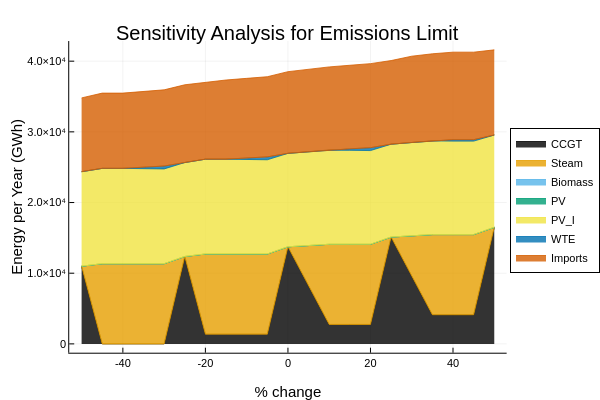

This figure's notebook cell:
### Markdown cell above
#### Sensitivity Analysis for Emissions Limit

### Code cell
results = analyze_parameter_sensitivity(
    model, 
    create_range(normalized_rhs(c5), -50:1:50),
    c5)
using Plots

areaplot(percentage_change, 
    results, 
    label=["CCGT" "Steam" "Biomass" "PV" "PV_I" "WTE" "Imports"], 
    xlabel="% change", 
    ylabel="Energy per Year (GWh)", 
    title="Sensitivity Analysis for Emissions Limit",
    yformatter=y->round(Int64, y÷(10^9),),
    opacity=0.8,
)

plot!(legend=(1, 0.7), legend_columns=-1)

### Figure 1 — Plotly figure (JSON) as saved in the notebook; plotly's stock layout.template omitted (floating-point values rounded to 4 significant figures)
{"data": [{"colorbar": {"len": 0.8657, "title": "", "x": 0.9934, "y": 0.5087}, "fill": "tozeroy", "fillcolor": "rgba(0, 0, 0, 0.800)", "legendgroup": "CCGT", "line": {"color": "rgba(0, 0, 0, 0.800)", "dash": "solid", "shape": "linear", "width": 1}, "mode": "lines", "name": "CCGT", "showlegend": true, "type": "scatter", "x": [-50, -45, -40, -35, -30, -25, -20, -15, -10, -5, 0, 5, 10, 15, 20, 25, 30, 35, 40, 45, 50], "xaxis": "x", "y": [10990880000000, 0, 0, 0, 0, 12364740000000, 1373860000000, 1373860000000, 1373860000000, 1373860000000, 13738600000000, 8243160000000, 2747720000000, 2747720000000, 2747720000000, 15112460000000, 9617020000000, 4121580000000, 4121580000000, 4121580000000, 16486320000000], "yaxis": "y"}, {"colorbar": {"len": 0.8657, "title": "", "x": 0.9934, "y": 0.5087}, "legendgroup": "Steam", "line": {"color": "rgba(230, 159, 0, 0.800)", "dash": "solid", "shape": "linear", "width": 1}, "mode": "lines", "name": "Steam", "showlegend": false, "type": "scatter", "x": [-50, -45, -40, -35, -30, -25, -20, -15, -10, -5, 0, 5, 10, 15, 20, 25, 30, 35, 40, 45, 50], "xaxis": "x", "y": [10990880000000, 0, 0, 0, 0, 12364740000000, 1373860000000, 1373860000000, 1373860000000, 1373860000000, 13738600000000, 8243160000000, 2747720000000, 2747720000000, 2747720000000, 15112460000000, 9617020000000, 4121580000000, 4121580000000, 4121580000000, 16486320000000], "yaxis": "y"}, {"colorbar": {"len": 0.8657, "title": "", "x": 0.9934, "y": 0.5087}, "fill": "tonexty", "fillcolor": "rgba(230, 159, 0, 0.800)", "legendgroup": "Steam", "line": {"color": "rgba(230, 159, 0, 0.800)", "dash": "solid", "shape": "linear", "width": 1}, "mode": "lines", "name": "Steam", "showlegend": true, "type": "scatter", "x": [-50, -45, -40, -35, -30, -25, -20, -15, -10, -5, 0, 5, 10, 15, 20, 25, 30, 35, 40, 45, 50], "xaxis": "x", "y": [10990880000000, 11344200000000, 11344200000000, 11344200000000, 11344200000000, 12364740000000, 12718060000000, 12718060000000, 12718060000000, 12718060000000, 13738600000000, 13915260000000, 14091920000000, 14091920000000, 14091920000000, 15112460000000, 15289120000000, 15465780000000, 15465780000000, 15465780000000, 16486320000000], "yaxis": "y"}, {"colorbar": {"len": 0.8657, "title": "", "x": 0.9934, "y": 0.5087}, "legendgroup": "Biomass", "line": {"color": "rgba(86, 180, 233, 0.800)", "dash": "solid", "shape": "linear", "width": 1}, "mode": "lines", "name": "Biomass", "showlegend": false, "type": "scatter", "x": [-50, -45, -40, -35, -30, -25, -20, -15, -10, -5, 0, 5, 10, 15, 20, 25, 30, 35, 40, 45, 50], "xaxis": "x", "y": [10990880000000, 11344200000000, 11344200000000, 11344200000000, 11344200000000, 12364740000000, 12718060000000, 12718060000000, 12718060000000, 12718060000000, 13738600000000, 13915260000000, 14091920000000, 14091920000000, 14091920000000, 15112460000000, 15289120000000, 15465780000000, 15465780000000, 15465780000000, 16486320000000], "yaxis": "y"}, {"colorbar": {"len": 0.8657, "title": "", "x": 0.9934, "y": 0.5087}, "fill": "tonexty", "fillcolor": "rgba(86, 180, 233, 0.800)", "legendgroup": "Biomass", "line": {"color": "rgba(86, 180, 233, 0.800)", "dash": "solid", "shape": "linear", "width": 1}, "mode": "lines", "name": "Biomass", "showlegend": true, "type": "scatter", "x": [-50, -45, -40, -35, -30, -25, -20, -15, -10, -5, 0, 5, 10, 15, 20, 25, 30, 35, 40, 45, 50], "xaxis": "x", "y": [10990880000000, 11344200000000, 11344200000000, 11344200000000, 11344200000000, 12364740000000, 12718060000000, 12718060000000, 12718060000000, 12718060000000, 13738600000000, 13915260000000, 14091920000000, 14091920000000, 14091920000000, 15112460000000, 15289120000000, 15465780000000, 15465780000000, 15465780000000, 16486320000000], "yaxis": "y"}, {"colorbar": {"len": 0.8657, "title": "", "x": 0.9934, "y": 0.5087}, "legendgroup": "PV", "line": {"color": "rgba(0, 158, 115, 0.800)", "dash": "solid", "shape": "linear", "width": 1}, "mode": "lines", "name": "PV", "showlegend": false, "type": "scatter", "x": [-50, -45, -40, -35, -30, -25, -20, -15, -10, -5, 0, 5, 10, 15, 20, 25, 30, 35, 40, 45, 50], "xaxis": "x", "y": [10990880000000, 11344200000000, 11344200000000, 11344200000000, 11344200000000, 12364740000000, 12718060000000, 12718060000000, 12718060000000, 12718060000000, 13738600000000, 13915260000000, 14091920000000, 14091920000000, 14091920000000, 15112460000000, 15289120000000, 15465780000000, 15465780000000, 15465780000000, 16486320000000], "yaxis": "y"}, {"colorbar": {"len": 0.8657, "title": "", "x": 0.9934, "y": 0.5087}, "fill": "tonexty", "fillcolor": "rgba(0, 158, 115, 0.800)", "legendgroup": "PV", "line": {"color": "rgba(0, 158, 115, 0.800)", "dash": "solid", "shape": "linear", "width": 1}, "mode": "lines", "name": "PV", "showlegend": true, "type": "scatter", "x": [-50, -45, -40, -35, -30, -25, -20, -15, -10, -5, 0, 5, 10, 15, 20, 25, 30, 35, 40, 45, 50], "xaxis": "x", "y": [10990880000000, 11344200000000, 11344200000000, 11344200000000, 11344200000000, 12364740000000, 12718060000000, 12718060000000, 12718060000000, 12718060000000, 13738600000000, 13915260000000, 14091920000000, 14091920000000, 14091920000000, 15112460000000, 15289120000000, 15465780000000, 15465780000000, 15465780000000, 16486320000000], "yaxis": "y"}, {"colorbar": {"len": 0.8657, "title": "", "x": 0.9934, "y": 0.5087}, "legendgroup": "PV_I", "line": {"color": "rgba(240, 228, 66, 0.800)", "dash": "solid", "shape": "linear", "width": 1}, "mode": "lines", "name": "PV_I", "showlegend": false, "type": "scatter", "x": [-50, -45, -40, -35, -30, -25, -20, -15, -10, -5, 0, 5, 10, 15, 20, 25, 30, 35, 40, 45, 50], "xaxis": "x", "y": [10990880000000, 11344200000000, 11344200000000, 11344200000000, 11344200000000, 12364740000000, 12718060000000, 12718060000000, 12718060000000, 12718060000000, 13738600000000, 13915260000000, 14091920000000, 14091920000000, 14091920000000, 15112460000000, 15289120000000, 15465780000000, 15465780000000, 15465780000000, 16486320000000], "yaxis": "y"}, {"colorbar": {"len": 0.8657, "title": "", "x": 0.9934, "y": 0.5087}, "fill": "tonexty", "fillcolor": "rgba(240, 228, 66, 0.800)", "legendgroup": "PV_I", "line": {"color": "rgba(240, 228, 66, 0.800)", "dash": "solid", "shape": "linear", "width": 1}, "mode": "lines", "name": "PV_I", "showlegend": true, "type": "scatter", "x": [-50, -45, -40, -35, -30, -25, -20, -15, -10, -5, 0, 5, 10, 15, 20, 25, 30, 35, 40, 45, 50], "xaxis": "x", "y": [24363836011520, 24836814387840, 24836814387840, 24796203027840, 24755591667840, 25661695512960, 26134673889280, 26134673889280, 26094062529280, 26053451169280, 26959555014400, 27196044202560, 27432533390720, 27391922030720, 27351310670720, 28257414515840, 28493903704000, 28730392892160, 28689781532160, 28689781532160, 29555274017280], "yaxis": "y"}, {"colorbar": {"len": 0.8657, "title": "", "x": 0.9934, "y": 0.5087}, "legendgroup": "WTE", "line": {"color": "rgba(0, 114, 178, 0.800)", "dash": "solid", "shape": "linear", "width": 1}, "mode": "lines", "name": "WTE", "showlegend": false, "type": "scatter", "x": [-50, -45, -40, -35, -30, -25, -20, -15, -10, -5, 0, 5, 10, 15, 20, 25, 30, 35, 40, 45, 50], "xaxis": "x", "y": [24363836011520, 24836814387840, 24836814387840, 24796203027840, 24755591667840, 25661695512960, 26134673889280, 26134673889280, 26094062529280, 26053451169280, 26959555014400, 27196044202560, 27432533390720, 27391922030720, 27351310670720, 28257414515840, 28493903704000, 28730392892160, 28689781532160, 28689781532160, 29555274017280], "yaxis": "y"}, {"colorbar": {"len": 0.8657, "title": "", "x": 0.9934, "y": 0.5087}, "fill": "tonexty", "fillcolor": "rgba(0, 114, 178, 0.800)", "legendgroup": "WTE", "line": {"color": "rgba(0, 114, 178, 0.800)", "dash": "solid", "shape": "linear", "width": 1}, "mode": "lines", "name": "WTE", "showlegend": true, "type": "scatter", "x": [-50, -45, -40, -35, -30, -25, -20, -15, -10, -5, 0, 5, 10, 15, 20, 25, 30, 35, 40, 45, 50], "xaxis": "x", "y": [24363836011520, 24836814387840, 24836814387840, 24999143027840, 25161471667840, 25661695512960, 26134673889280, 26134673889280, 26297002529280, 26459331169280, 26959555014400, 27196044202560, 27432533390720, 27594862030720, 27757190670720, 28257414515840, 28493903704000, 28730392892160, 28892721532160, 28892721532160, 29555274017280], "yaxis": "y"}, {"colorbar": {"len": 0.8657, "title": "", "x": 0.9934, "y": 0.5087}, "legendgroup": "Imports", "line": {"color": "rgba(213, 94, 0, 0.800)", "dash": "solid", "shape": "linear", "width": 1}, "mode": "lines", "name": "Imports", "showlegend": false, "type": "scatter", "x": [-50, -45, -40, -35, -30, -25, -20, -15, -10, -5, 0, 5, 10, 15, 20, 25, 30, 35, 40, 45, 50], "xaxis": "x", "y": [24363836011520, 24836814387840, 24836814387840, 24999143027840, 25161471667840, 25661695512960, 26134673889280, 26134673889280, 26297002529280, 26459331169280, 26959555014400, 27196044202560, 27432533390720, 27594862030720, 27757190670720, 28257414515840, 28493903704000, 28730392892160, 28892721532160, 28892721532160, 29555274017280], "yaxis": "y"}, {"colorbar": {"len": 0.8657, "title": "", "x": 0.9934, "y": 0.5087}, "fill": "tonexty", "fillcolor": "rgba(213, 94, 0, 0.800)", "legendgroup": "Imports", "line": {"color": "rgba(213, 94, 0, 0.800)", "dash": "solid", "shape": "linear", "width": 1}, "mode": "lines", "name": "Imports", "showlegend": true, "type": "scatter", "x": [-50, -45, -40, -35, -30, -25, -20, -15, -10, -5, 0, 5, 10, 15, 20, 25, 30, 35, 40, 45, 50], "xaxis": "x", "y": [34810000000000.0, 35481163411200, 35481163411200, 35710000000000.0, 35940000000000.0, 36660000000000.0, 37020000000000.0, 37340000000000.0, 37567146470400, 37800000000000.0, 38510000000000.0, 38850000000000.0, 39190000000000.0, 39420000000000.0, 39653129529600, 40090000000000.0, 40705576720000, 41040000000000.0, 41280000000000.0, 41280000000000.0, 41600000000000.0], "yaxis": "y"}], "layout": {"annotations": [{"font": {"color": "rgba(0, 0, 0, 1.000)", "family": "sans-serif", "size": 20}, "rotation": 0, "showarrow": false, "text": "Sensitivity Analysis for Emissions Limit", "x": 0.5646, "xanchor": "center", "xref": "paper", "y": 1, "yanchor": "top", "yref": "paper"}], "height": 400, "legend": {"bgcolor": "rgba(255, 255, 255, 1.000)", "bordercolor": "rgba(0, 0, 0, 1.000)", "borderwidth": 1, "font": {"color": "rgba(0, 0, 0, 1.000)", "family": "sans-serif", "size": 11}, "title": {"font": {"color": "rgba(0, 0, 0, 1.000)", "family": "sans-serif", "size": 15}, "text": ""}, "tracegroupgap": 0, "traceorder": "normal", "x": 1, "xanchor": "left", "y": 0.7, "yanchor": "top"}, "margin": {"b": 20, "l": 0, "r": 0, "t": 20}, "paper_bgcolor": "rgba(255, 255, 255, 1.000)", "plot_bgcolor": "rgba(255, 255, 255, 1.000)", "showlegend": true, "width": 600, "xaxis": {"anchor": "y", "domain": [0.1357, 0.9934], "gridcolor": "rgba(0, 0, 0, 0.100)", "gridwidth": 0.5, "linecolor": "rgba(0, 0, 0, 1.000)", "mirror": false, "range": [-53, 53], "showgrid": true, "showline": true, "showticklabels": true, "tickangle": 0, "tickcolor": "rgb(0, 0, 0)", "tickfont": {"color": "rgba(0, 0, 0, 1.000)", "family": "sans-serif", "size": 11}, "tickmode": "array", "ticks": "inside", "ticktext": ["-40", "-20", "0", "20", "40"], "tickvals": [-40, -20, 0, 20, 40], "title": "% change", "titlefont": {"color": "rgba(0, 0, 0, 1.000)", "family": "sans-serif", "size": 15}, "type": "-", "visible": true, "zeroline": false, "zerolinecolor": "rgba(0, 0, 0, 1.000)"}, "yaxis": {"anchor": "x", "domain": [0.07581, 0.9415], "gridcolor": "rgba(0, 0, 0, 0.100)", "gridwidth": 0.5, "linecolor": "rgba(0, 0, 0, 1.000)", "mirror": false, "range": [-1248000000000.0, 42850000000000.0], "showgrid": true, "showline": true, "showticklabels": true, "tickangle": 0, "tickcolor": "rgb(0, 0, 0)", "tickfont": {"color": "rgba(0, 0, 0, 1.000)", "family": "sans-serif", "size": 11}, "tickmode": "array", "ticks": "inside", "ticktext": ["0", "1.0×10⁴", "2.0×10⁴", "3.0×10⁴", "4.0×10⁴"], "tickvals": [0, 10000000000000, 20000000000000, 30000000000000, 40000000000000], "title": "Energy per Year (GWh)", "titlefont": {"color": "rgba(0, 0, 0, 1.000)", "family": "sans-serif", "size": 15}, "type": "-", "visible": true, "zeroline": false, "zerolinecolor": "rgba(0, 0, 0, 1.000)"}}}
